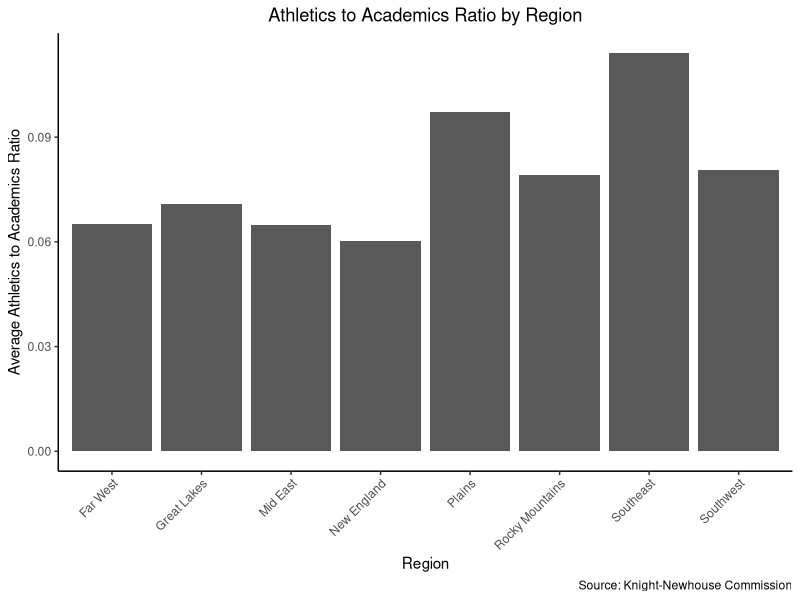

Generate this figure with R:
library(tidyverse)
print(
  read_csv("data/data-wrangling/knight_newhouse.csv", show_col_types = FALSE) |>
  filter(year == 2022) |>
  mutate(ratio = total_expenses/total_academic_spending) |>
  group_by(region) |>
  summarize(avg_ratio = mean(ratio, na.rm = TRUE)) |>
  filter(!is.na(region)) |>
  ggplot() +
    geom_bar(aes(x = region, y = avg_ratio), stat = "identity") +
    labs(x = "Region",
         y = "Average Athletics to Academics Ratio",
         title = "Athletics to Academics Ratio by Region",
         caption = "Source: Knight-Newhouse Commission") +
    theme_classic() +
    theme(plot.title = element_text(hjust = .5),
          axis.text.x = element_text(angle = 45, hjust = 1, vjust = 1))
)

